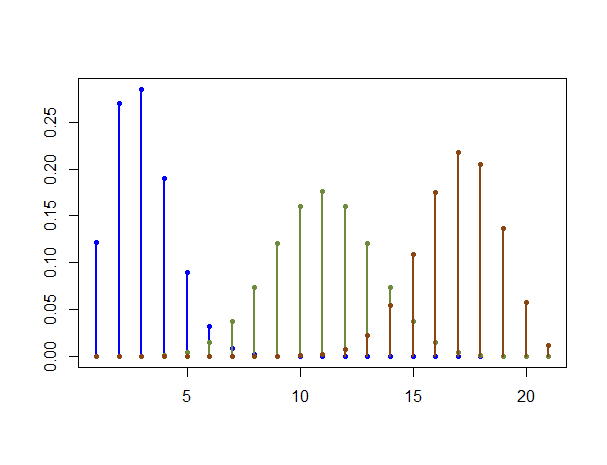

The R source for this figure:
# ------------------------------------------------------------------------------
# Course:      MSM - Selected Topics of Mathematical Statistics
# ------------------------------------------------------------------------------
# Quantlet:    MSMpdfbinomial
# ------------------------------------------------------------------------------
# Description: It plots three PDFs of the Binomial distribution with different
#              probabilities of success (p) in each trial. The number of trials
#              is set to 20. The line colours correspond to p = 0.1 (blue),
#              p = 0.5 (green) and p = 0.8 (dark red).     
# ------------------------------------------------------------------------------
# Output:      Plot of PDF of binomial distribution
# ------------------------------------------------------------------------------
# Keywords:    pdf, binomial, distribution, parameters, visualization, plot, 
#              discrete
# ------------------------------------------------------------------------------ 
# See also:    MSMpdfmultinormal, MSMpdfmultinormal, MSMpdfasymmetric,
#              MSMpdfasymmetric, MSMasprob, SFEbinomv, SFEBinomial
# ------------------------------------------------------------------------------
# Author:      Xiu Xu 20150603
# ------------------------------------------------------------------------------


graphics.off()
rm(list = ls())

#Plot the PDF 
y1 = dbinom(0:20, 20, 0.1)  
y2 = dbinom(0:20, 20, 0.5) 
y3 = dbinom(0:20, 20, 0.8) 

plot(y1, col = "blue", type = "h", lwd = 2.5, ylab = "", xlab = "")
points(y1, col = "blue", type = "p", pch = 20, lwd = 0.1, ylim = c(0, 0.3))

lines(y2, col = "darkolivegreen4", type = "h", lwd = 2.5, ylab = "", xlab = "")
points(y2, col = "darkolivegreen4", type = "p", pch = 20, lwd = 0.1, ylim = c(0, 0.3))

lines(y3, col = "chocolate4", type = "h", lwd = 2.5, ylab = "", xlab = "")
points(y3, col = "chocolate4", type = "p", pch = 20, lwd = 0.1, ylim = c(0, 0.3))
